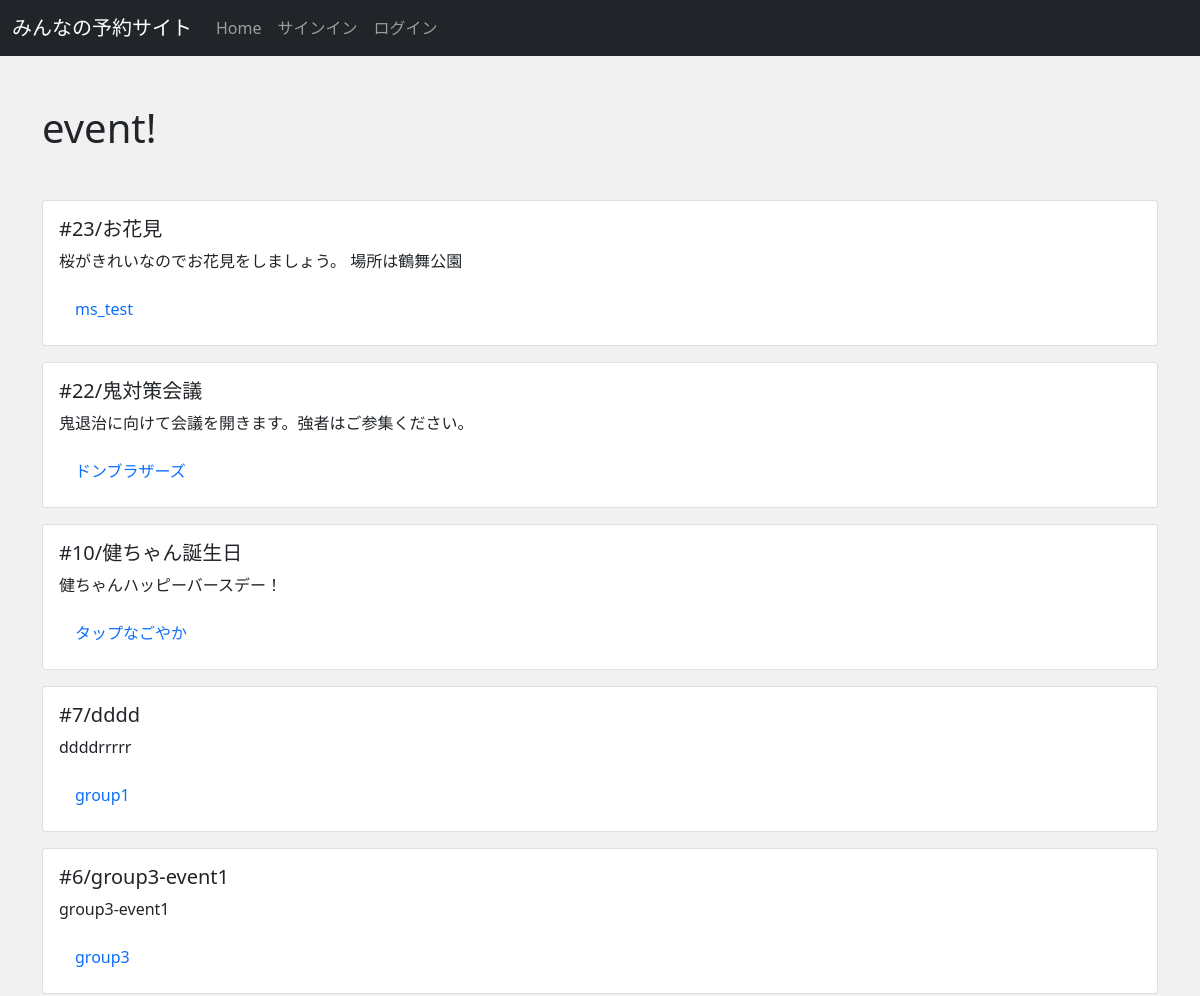
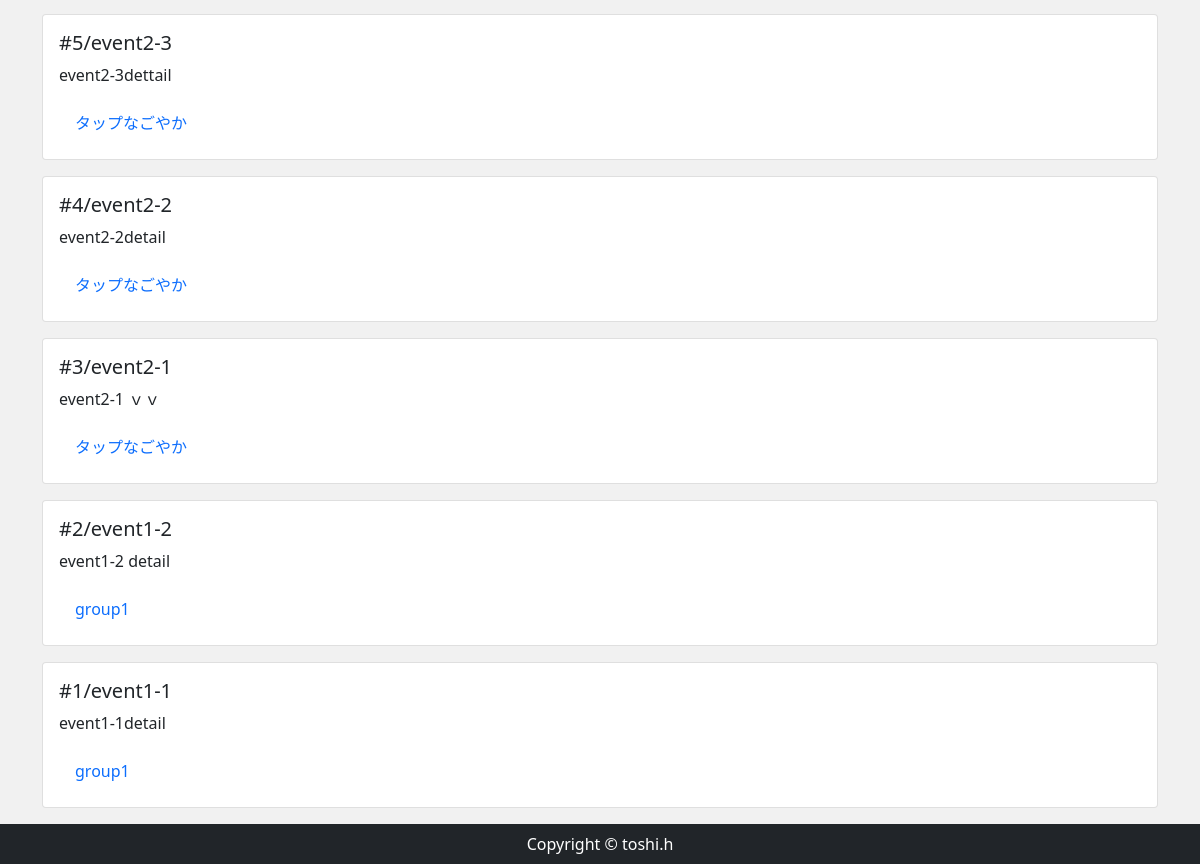
Screenshot of /event/ with the database file from the repository (2 pictures, top to bottom).
### reservation/models.py (models this page shows, shortened)
class Event(models.Model):
    event_title = models.CharField(max_length=150)
    event_detail = models.TextField()
    group = models.ForeignKey(Group,  on_delete=models.CASCADE, related_name="group_event")
    event_date = models.DateField()
    start_time = models.TimeField()
    end_time = models.TimeField()

class Group(models.Model):
    group_name = models.CharField(max_length=150)
    group_detail = models.TextField()
    group_owner = models.ForeignKey(
        CustomUser,
        unique=False,
        db_index=True,
        related_name='owner',
        on_delete=models.CASCADE
    )
    def __str__(self):
        return self.group_name

### reservation/views.py (the view)
# urls.py: path('event/',views.EventView.as_view(), name="event"),
class EventView(View):
    def get(self, request, *args, **kwargs):
        event_data = Event.objects.order_by('-id') #新しいものから順番に並べる
        return render(request, 'reservation/event_index.html',{
            'event_data': event_data
        })

### reservation/templates/reservation/event_index.html (shortened to what this page needs)
{% extends 'reservation/base.html' %}
{% block content %}
    <div class="my-5">
        <h1>event!</h1>
    </div>
    {% for event in event_data %}
    <div class="card mb-3 col-lg-auto" style="">
        <div class="row no-gutters">
            <div class="col-md-8">
                <div class="card-body">
                    <h5 class="card-title">#{{ event.id }}/{{ event.event_title }}</h5>
                    <p class="card-text">{{ event.event_detail|truncatechars:100 }}</p>
                    <p class="card-text"><a href="{% url 'group_detail'  event.group.pk  %} " class="nav-link">{{ event.group }}</a></p>
                </div>
            </div>
        </div>
    </div>
    {% endfor %}
{% endblock %}

### reservation/static/css/rsv_style.css (style rules this page uses)
* { margin: 0; padding: 0; box-sizing: border-box; }

### rows the page displays
Event: id "23", event_title "お花見", event_detail "桜がきれいなのでお花見をしましょう。 場所は鶴舞公園", group "ms_test"
Event: id "22", event_title "鬼対策会議", event_detail "鬼退治に向けて会議を開きます。強者はご参集ください。", group "ドンブラザーズ"
Event: id "10", event_title "健ちゃん誕生日", event_detail "健ちゃんハッピーバースデー！", group "タップなごやか"
Event: id "7", event_title "dddd", event_detail "ddddrrrrr", group "group1"
Event: id "6", event_title "group3-event1", event_detail "group3-event1", group "group3"
Event: id "5", event_title "event2-3", event_detail "event2-3dettail", group "タップなごやか"
Event: id "4", event_title "event2-2", event_detail "event2-2detail", group "タップなごやか"
Event: id "3", event_title "event2-1", event_detail "event2-1 ｖｖ", group "タップなごやか"
Event: id "2", event_title "event1-2", event_detail "event1-2 detail", group "group1"
Event: id "1", event_title "event1-1", event_detail "event1-1detail", group "group1"
